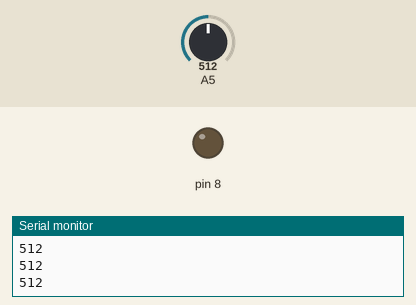
This sketch was run on a simulated Arduino Uno, built with avr-gcc and run on an emulated ATmega328P. Shown: output pins drawn as LEDs (lit = HIGH), the last lines printed to the serial monitor. Inputs (shaded band) come from the test bench; at power-on: A5 = 512.

Above: at 1.2 s.
1.3 s: A5 set to 54
2.8 s: A5 set to 47
At 3.6 s:
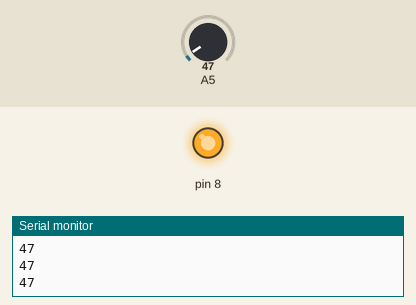
4.3 s: A5 set to 122
At 4.9 s:
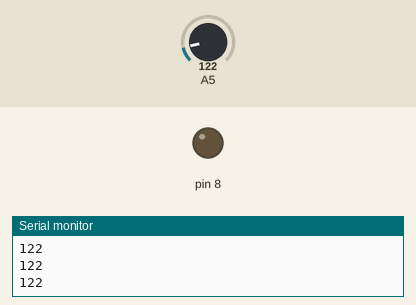
5.8 s: A5 set to 40
At 6.1 s:
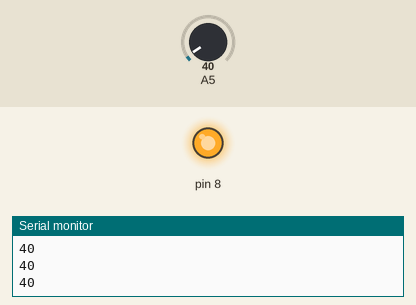
Timing chart, 0 to 8.3 s (numbered marks = the images above; inputs shaded):
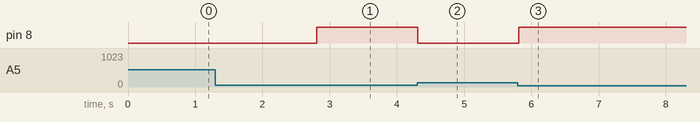

The sketch:

fotorezystor.ino
```cpp
int odcz = 0;
void setup() {
  // put your setup code here, to run once:
  Serial.begin(9600);
  pinMode(8, OUTPUT);
}

void loop() {
  // put your main code here, to run repeatedly:
  odcz = analogRead(A5);
  Serial.println(odcz);
  if (odcz < 50) {
    digitalWrite(8, HIGH);
  } else {
    digitalWrite(8, LOW);
  }
  delay(100);
}
```

Measured:
- the behaviour switches between 50 and 49 on A5 (found by bisection; images 0 and 1)
- after the input at 2.8 s, pin 8: LOW → HIGH at once
- after the input at 4.3 s, pin 8: HIGH → LOW at once
- after the input at 5.8 s, pin 8: LOW → HIGH at once
